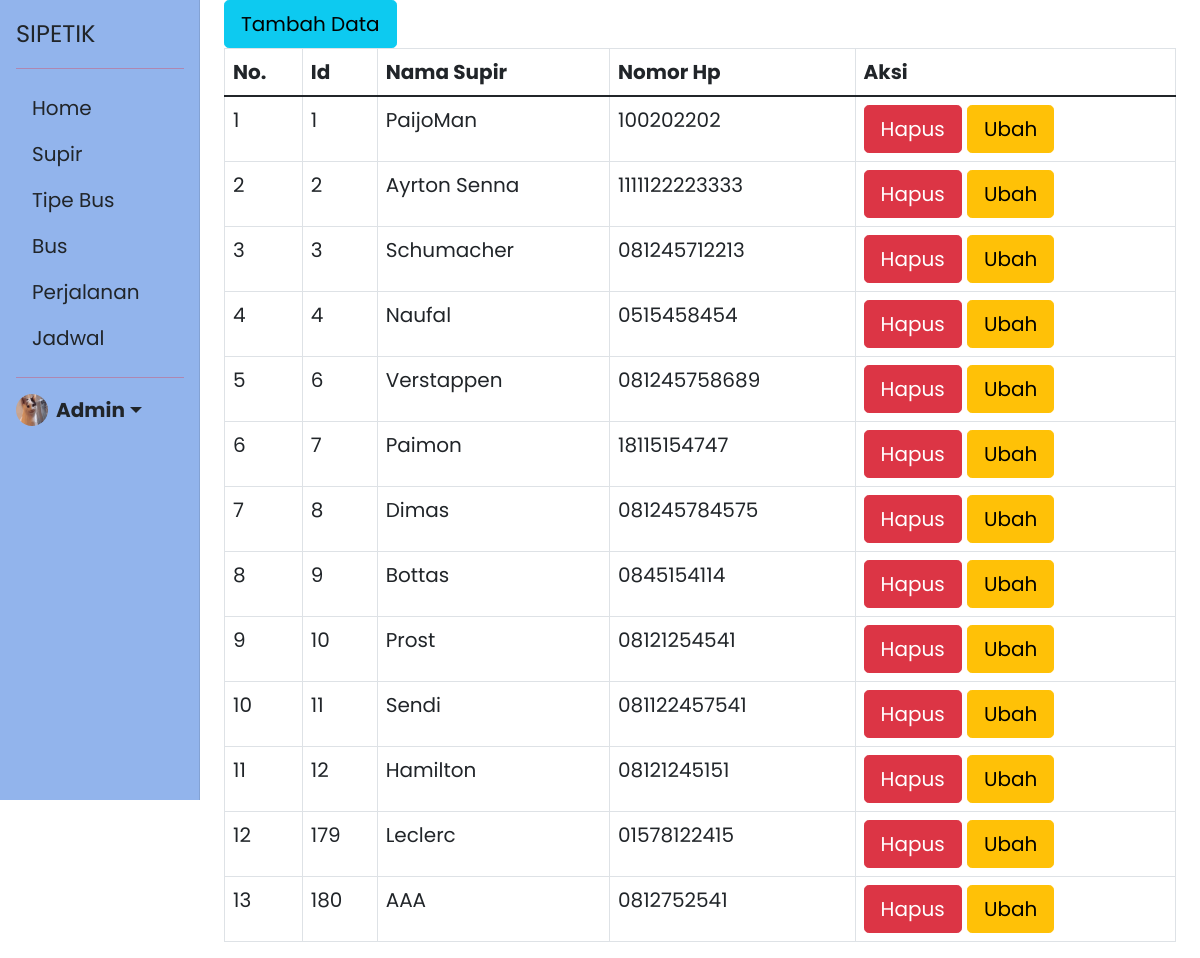
Page /sipetik/sipetik_admin/supir.php (signed in) on the committed database.
### tables this page shows
CREATE TABLE `supir` (
  `id_supir` int(11) NOT NULL,
  `nama_supir` varchar(1000) NOT NULL,
  `nomor_hp_supir` varchar(20) NOT NULL
);

### sipetik/sipetik_admin/supir.php (the view, shortened to what this page needs)
<?php
    require "sidebar.php";
    require "function.php";
    $data_p = mysqli_query($conn,"SELECT * FROM supir");
?>
    <div class="col-md-9 ms-sm-auto col-lg-10 px-md-4">
        <button type="button" class="btn btn-info btn-lg" data-bs-toggle="modal" data-bs-target="#tambah">Tambah Data</button>
            <div class="table-responsive">
                <table class="table table-bordered" id="dataTable" width="100%" cellspacing="0">
                    <thead>
                        <tr>
                            <th>No.</th>
                            <th>Id</th>
                            <th>Nama Supir</th>
                            <th>Nomor Hp</th>
                            <th>Aksi </th>
                        </tr>
                    </thead>
                    <tbody>
                        <?php
                        $no = 1;
                        foreach ($data_p as $ambil) : ?>
                            <tr>
                                <td>
                                    <?= $no++; ?>
                                </td>
                                <td>
                                    <?= $ambil['id_supir'] ?>
                                </td>
                                <td>
                                    <?= $ambil['nama_supir'] ?>
                                </td>
                                <td>
                                    <?= $ambil['nomor_hp_supir'] ?>
                                </td>
                                <td>
                                <a class="btn btn-danger btn-lg" href="hapus.php?id=<?=$ambil["id_supir"];?>" onclick="return confirm('Apakah Ingin Menghapus Data ini ?')">Hapus</a>
                                <a class="btn btn-warning btn-lg" id="tombolUbah" data-bs-toggle="modal" data-bs-target="#ubah" data-nama="<?=$ambil["nama_supir"];?>" data-id="<?=$ambil["id_supir"];?>"
                                data-hp="<?=$ambil["nomor_hp_supir"];?>">Ubah</a>
                            </td>
                            </tr>
                            <?php endforeach; ?>
                    </tbody>
                </table>
            </div>
</div>

### sipetik/sipetik_admin/styles_admin.css (style rules this page uses)
body { min-height: 100vh; min-height: -webkit-fill-available; }
html { height: -webkit-fill-available; }
body { font-size: 20px !important; font-family: 'Poppins', sans-serif; }

### rows in the picture
supir: id_supir "1", nama_supir "PaijoMan", nomor_hp_supir "100202202"
supir: id_supir "2", nama_supir "Ayrton Senna", nomor_hp_supir "1111122223333"
supir: id_supir "3", nama_supir "Schumacher", nomor_hp_supir "081245712213"
supir: id_supir "4", nama_supir "Naufal", nomor_hp_supir "0515458454"
supir: id_supir "6", nama_supir "Verstappen", nomor_hp_supir "081245758689"
supir: id_supir "7", nama_supir "Paimon", nomor_hp_supir "18115154747"
supir: id_supir "8", nama_supir "Dimas", nomor_hp_supir "081245784575"
supir: id_supir "9", nama_supir "Bottas", nomor_hp_supir "0845154114"
supir: id_supir "10", nama_supir "Prost", nomor_hp_supir "08121254541"
supir: id_supir "11", nama_supir "Sendi", nomor_hp_supir "081122457541"
supir: id_supir "12", nama_supir "Hamilton", nomor_hp_supir "08121245151"
supir: id_supir "179", nama_supir "Leclerc", nomor_hp_supir "01578122415"
supir: id_supir "180", nama_supir "AAA", nomor_hp_supir "0812752541"
